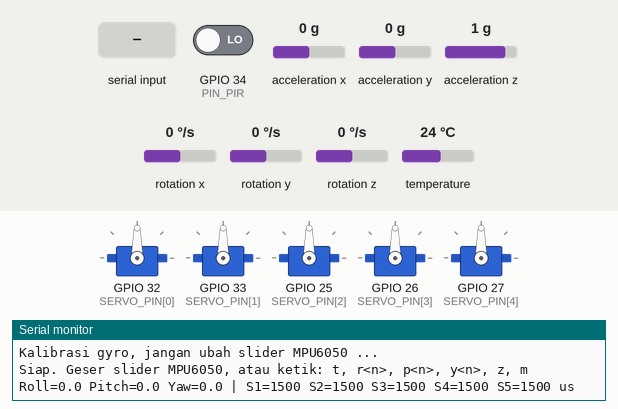
Bench run of a sketch on a simulated ESP32. Shown: 5 × servo, the last lines printed to the serial monitor. The inputs (shaded band) are chosen by the test bench; at power-on: acceleration x 0 g, acceleration z 1 g, GPIO 34 (PIN_PIR) LOW, rotation z 0 °/s, acceleration y 0 g, rotation x 0 °/s, rotation y 0 °/s, temperature 24 °C.

Above: at 2.7 s.
2.8 s: acceleration x set to -1.4 g
At 5.6 s:
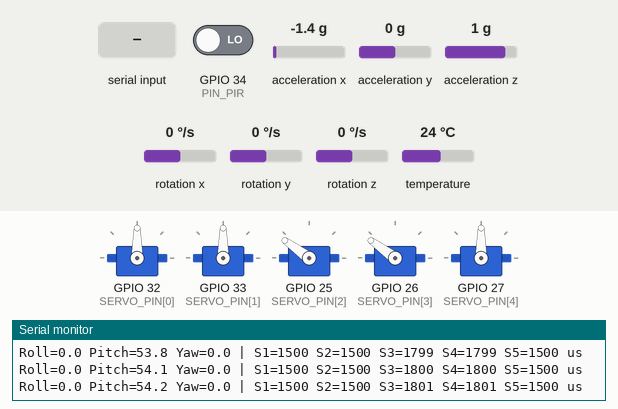
5.8 s: acceleration z set to -1.4 g
At 8.1 s:
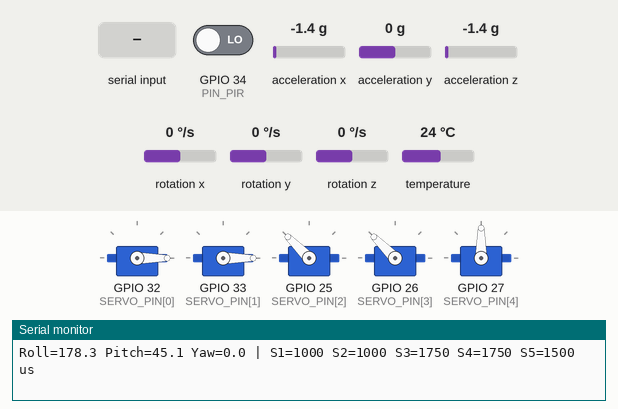
8.8 s: GPIO 34 (PIN_PIR) driven HIGH
At 9.2 s:
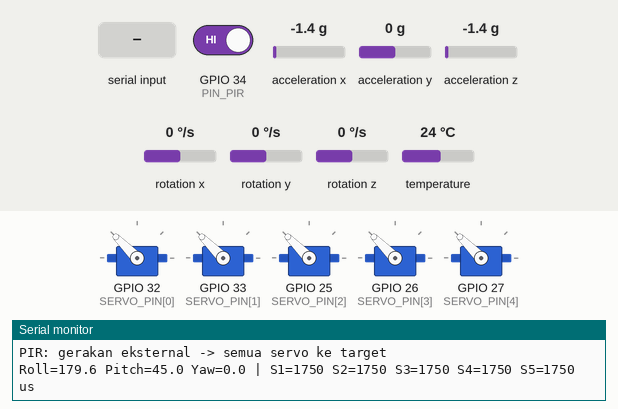
11.8 s: "t90\n" received over Serial
At 12.7 s:
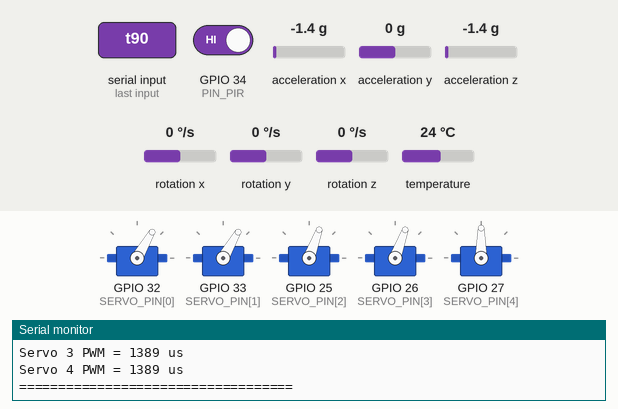
13.3 s: rotation z set to -192 °/s
At 14.0 s:
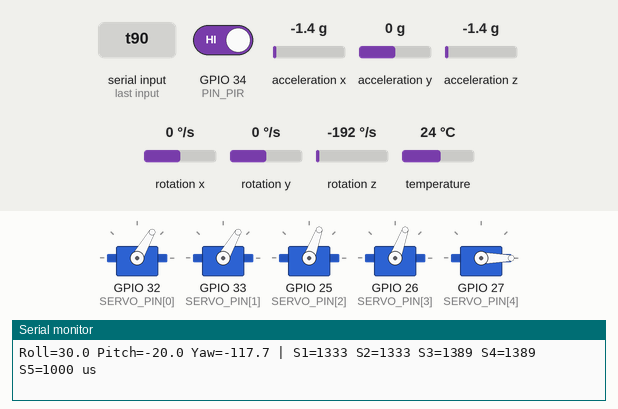
16.3 s: "z\n" received over Serial
At 17.01 s:
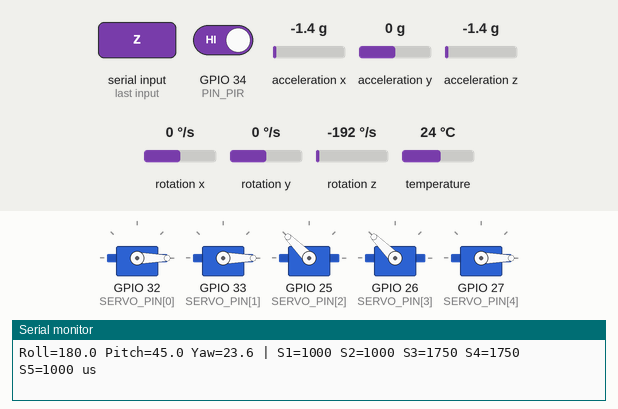
Timing chart, 0 to 66.8 s (numbered marks = the images above; inputs shaded):
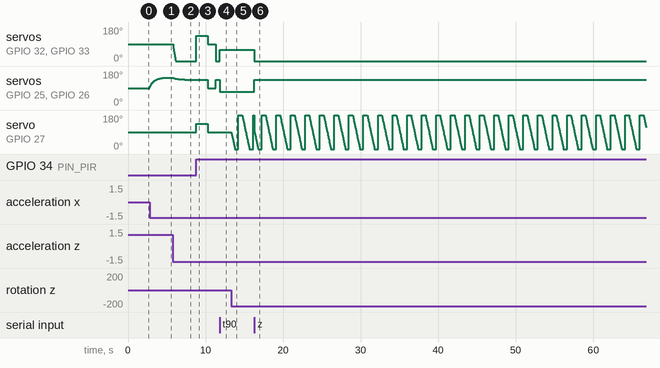

Measured:
- after the input at 2.8 s, servo on GPIO 25 (SERVO_PIN[2]), servo on GPIO 26 (SERVO_PIN[3]): moves from 90° to 144° over 2.0 s, starting at once
- after the input at 5.8 s, servo on GPIO 32 (SERVO_PIN[0]), servo on GPIO 33 (SERVO_PIN[1]): moves from 90° to 0° over 0.34 s, starting at once
- after the input at 8.8 s, servo on GPIO 32 (SERVO_PIN[0]), servo on GPIO 33 (SERVO_PIN[1]): 0° → 135° at once, → 90° 1.5 s later, → 0° 1.0 s later; servo on GPIO 25 (SERVO_PIN[2]), servo on GPIO 26 (SERVO_PIN[3]): 135° → 90° after 1.5 s, → 135° 1.0 s later; servo on GPIO 27 (SERVO_PIN[4]): 90° → 135° at once, → 90° 1.5 s later
- after the input at 11.8 s, servo on GPIO 32 (SERVO_PIN[0]), servo on GPIO 33 (SERVO_PIN[1]): 0° → 60° at once; servo on GPIO 25 (SERVO_PIN[2]), servo on GPIO 26 (SERVO_PIN[3]): 135° → 70° at once
- after the input at 13.3 s, servo on GPIO 27 (SERVO_PIN[4]): ramps from 180° to 0° and jumps back, once every 1.9 s
- after the input at 16.3 s, servo on GPIO 32 (SERVO_PIN[0]), servo on GPIO 33 (SERVO_PIN[1]): 60° → 0° at once; servo on GPIO 25 (SERVO_PIN[2]), servo on GPIO 26 (SERVO_PIN[3]): 70° → 135° at once

The sketch:

robot_imu_servo.ino
```cpp
// Nama : Fahmi Satya Haqqi
// NIM  : 26/586885/SA/25005

#include <Arduino.h>
#include <Wire.h>
#include <ESP32Servo.h>
#include <Adafruit_MPU6050.h>
#include <Adafruit_Sensor.h>

const int   SERVO_PIN[5] = {32, 33, 25, 26, 27};   // Servo 1..5
const int   PIN_PIR      = 34;

const int   PWM_MIN_US   = 1000;                   // -90 deg
const int   PWM_MID_US   = 1500;                   //   0 deg
const int   PWM_MAX_US   = 2000;                   // +90 deg

const float EXT_TARGET_DEG = 45.0f;                // target semua servo saat PIR
const unsigned long EXT_HOLD_MS   = 1500;          // lama bertahan di target
const unsigned long EXT_SETTLE_MS = 1000;          // waktu kembali ke 0

const float YAW_RATE_THR = 3.0f;                   // deg/s: di bawah ini = berhenti
const unsigned long YAW_STOP_MS   = 200;           // harus stabil selama ini
const unsigned long YAW_HOLD_MS   = 1000;          // diam 1 detik (sesuai soal)
const unsigned long YAW_SETTLE_MS = 400;           // waktu servo 5 kembali ke 0
const float YAW_DEADBAND = 1.0f;                   // deg

const float TC1_ROLL = 30.0f, TC1_PITCH = -20.0f;  // Kasus Uji 1
const float TC1_TOL  = 2.0f;                       // toleransi deteksi (deg)
const unsigned long TC1_STABLE_MS = 300;           // nilai harus stabil selama ini

const float SIGN_ROLL = 1.0f, SIGN_PITCH = 1.0f, SIGN_YAW = 1.0f;
const float ALPHA = 0.98f;                         // bobot gyro di complementary filter
const unsigned long LOOP_MS = 10;                  // periode loop (~100 Hz), non-blocking

Adafruit_MPU6050 mpu;
Servo servo[5];
int   pwmNow[5]      = {1500, 1500, 1500, 1500, 1500};
int   lastPrinted[5] = {0, 0, 0, 0, 0};

enum YawState { YAW_FOLLOW, YAW_HOLD, YAW_RETURN };
enum ExtState { EXT_IDLE, EXT_GO, EXT_RETURN };
YawState yawState = YAW_FOLLOW;
ExtState extState = EXT_IDLE;

float fRoll = 0, fPitch = 0, fYaw = 0;             // sensor
float gxBias = 0, gyBias = 0, gzBias = 0;          // bias gyro
unsigned long imuPrevUs = 0;

bool  ovRoll = false, ovPitch = false, ovYaw = false;
float vRoll = 0, vPitch = 0, vYaw = 0;

float yawRef = 0, prevYaw = 0, s5Angle = 0;
unsigned long prevMs = 0, lastYawMove = 0, yawT = 0, extT = 0, lastPrintMs = 0;
unsigned long lastTick = 0;                        // pewaktu loop non-blocking
bool pirPrev = false, pirForce = false;
bool tc1Shown = false;

float wrap180(float a) {
  while (a > 180.0f)  a -= 360.0f;
  while (a < -180.0f) a += 360.0f;
  return a;
}

int angleToUs(float deg) {
  deg = constrain(deg, -90.0f, 90.0f);
  return (int)lroundf(PWM_MID_US + deg * ((PWM_MAX_US - PWM_MID_US) / 90.0f));
}

void setServo(int i, float deg) {
  int us = angleToUs(deg);
  pwmNow[i] = us;
  servo[i].writeMicroseconds(us);
}

void setAll(float deg) {                           // semua servo serentak
  for (int i = 0; i < 5; i++) setServo(i, deg);
}

void accelAngles(const sensors_event_t &a, float &roll, float &pitch) {
  float ax = a.acceleration.x, ay = a.acceleration.y, az = a.acceleration.z;
  roll  = atan2f(ay, az) * RAD_TO_DEG;
  pitch = atan2f(-ax, sqrtf(ay * ay + az * az)) * RAD_TO_DEG;
}

void readIMU(float &roll, float &pitch, float &yaw) {
  sensors_event_t a, g, t;
  mpu.getEvent(&a, &g, &t);

  unsigned long nowUs = micros();
  float dt = (nowUs - imuPrevUs) / 1e6f;
  imuPrevUs = nowUs;
  if (dt <= 0 || dt > 0.5f) dt = 0.01f;

  float gx = (g.gyro.x - gxBias) * RAD_TO_DEG;     // deg/s
  float gy = (g.gyro.y - gyBias) * RAD_TO_DEG;
  float gz = (g.gyro.z - gzBias) * RAD_TO_DEG;
  if (fabsf(gz) < 0.5f) gz = 0;                    // redam drift yaw

  float accRoll, accPitch;
  accelAngles(a, accRoll, accPitch);

  fRoll  = ALPHA * (fRoll  + gx * dt) + (1.0f - ALPHA) * accRoll;
  fPitch = ALPHA * (fPitch + gy * dt) + (1.0f - ALPHA) * accPitch;
  fYaw   = wrap180(fYaw + gz * dt);

  roll  = SIGN_ROLL  * fRoll;
  pitch = SIGN_PITCH * fPitch;
  yaw   = SIGN_YAW   * fYaw;

  if (ovRoll)  roll  = vRoll;
  if (ovPitch) pitch = vPitch;
  if (ovYaw)   yaw   = vYaw;
}

void handleSerial() {
  if (!Serial.available()) return;
  String s = Serial.readStringUntil('\n');
  s.trim();
  if (!s.length()) return;
  char  c = tolower(s[0]);
  float v = s.substring(1).toFloat();
  switch (c) {
    case 't': ovRoll = ovPitch = true; vRoll = TC1_ROLL; vPitch = TC1_PITCH;
              tc1Shown = false;                    // izinkan blok Kasus Uji 1 tercetak lagi
              break;                               // (dicetak setelah stabil 300 ms)
    case 'r': ovRoll  = true; vRoll  = constrain(v, -90.0f, 90.0f); break;
    case 'p': ovPitch = true; vPitch = constrain(v, -90.0f, 90.0f); break;
    case 'y': ovYaw   = true; vYaw   = constrain(v, -90.0f, 90.0f); break;
    case 'm': pirForce = true; break;
    case 'z':                                      // kembali ke sensor
      ovRoll = ovPitch = ovYaw = false;
      yawRef = SIGN_YAW * fYaw; yawState = YAW_FOLLOW; lastYawMove = millis();
      Serial.println("Paksaan dihapus, membaca sensor MPU6050");
      break;
  }
}

void checkTestCase1(float roll, float pitch) {
  static unsigned long hitSince = 0;
  bool hit = fabsf(roll - TC1_ROLL) <= TC1_TOL && fabsf(pitch - TC1_PITCH) <= TC1_TOL;
  if (!hit) { hitSince = 0; tc1Shown = false; return; }
  if (hitSince == 0) hitSince = millis();
  if (!tc1Shown && millis() - hitSince >= TC1_STABLE_MS) {
    tc1Shown = true;
    Serial.println("=========== KASUS UJI 1 ===========");
    Serial.printf("Terdeteksi: Roll = %.1f deg, Pitch = %.1f deg\n", roll, pitch);
    Serial.printf("Servo 1 PWM = %d us\n", pwmNow[0]);
    Serial.printf("Servo 2 PWM = %d us\n", pwmNow[1]);
    Serial.printf("Servo 3 PWM = %d us\n", pwmNow[2]);
    Serial.printf("Servo 4 PWM = %d us\n", pwmNow[3]);
    Serial.println("===================================");
  }
}

void printStatus(float roll, float pitch, float yaw) {
  bool changed = false;
  for (int i = 0; i < 5; i++) if (pwmNow[i] != lastPrinted[i]) changed = true;
  if (!changed || millis() - lastPrintMs < 200) return;
  lastPrintMs = millis();
  for (int i = 0; i < 5; i++) lastPrinted[i] = pwmNow[i];
  Serial.printf("Roll=%.1f Pitch=%.1f Yaw=%.1f | S1=%d S2=%d S3=%d S4=%d S5=%d us\n",
                roll, pitch, yaw, pwmNow[0], pwmNow[1], pwmNow[2], pwmNow[3], pwmNow[4]);
}

void setup() {
  Serial.begin(115200);
  ESP32PWM::allocateTimer(0);
  ESP32PWM::allocateTimer(1);
  ESP32PWM::allocateTimer(2);
  ESP32PWM::allocateTimer(3);
  for (int i = 0; i < 5; i++) {
    servo[i].setPeriodHertz(50);                   // periode 20 ms
    servo[i].attach(SERVO_PIN[i], PWM_MIN_US, PWM_MAX_US);
  }
  setAll(0);                                       // posisi awal 0 deg
  pinMode(PIN_PIR, INPUT);

  Wire.begin(21, 22);                              // I2C: SDA=21, SCL=22
  Wire.setClock(400000);
  if (!mpu.begin(0x68, &Wire)) {
    Serial.println("MPU6050 tidak terdeteksi, cek wiring I2C!");
    while (true) delay(10);
  }
  mpu.setAccelerometerRange(MPU6050_RANGE_8_G);
  mpu.setGyroRange(MPU6050_RANGE_500_DEG);
  mpu.setFilterBandwidth(MPU6050_BAND_21_HZ);
  delay(100);

  Serial.println("Kalibrasi gyro, jangan ubah slider MPU6050 ...");
  const int N = 200;
  float sx = 0, sy = 0, sz = 0, ar = 0, ap = 0;
  for (int i = 0; i < N; i++) {
    sensors_event_t a, g, t;
    mpu.getEvent(&a, &g, &t);
    sx += g.gyro.x; sy += g.gyro.y; sz += g.gyro.z;
    float r, p; accelAngles(a, r, p);
    ar += r; ap += p;
    delay(5);
  }
  gxBias = sx / N; gyBias = sy / N; gzBias = sz / N;
  fRoll = ar / N;  fPitch = ap / N;  fYaw = 0;
  imuPrevUs = micros();

  Serial.println("Siap. Geser slider MPU6050, atau ketik: t, r<n>, p<n>, y<n>, z, m");
  float r, p, y;
  readIMU(r, p, y);
  yawRef = y; prevYaw = y; prevMs = millis();
}

void loop() {
  unsigned long now = millis();
  if (now - lastTick < LOOP_MS) return;            // tanpa delay()
  lastTick = now;
  handleSerial();

  float roll, pitch, yaw;
  readIMU(roll, pitch, yaw);

  float dt = (now - prevMs) / 1000.0f;
  float yawRate = (dt > 0) ? wrap180(yaw - prevYaw) / dt : 0;
  prevYaw = yaw; prevMs = now;

  bool pirNow = digitalRead(PIN_PIR) || pirForce;
  pirForce = false;
  if (pirNow && !pirPrev && extState == EXT_IDLE) {
    extState = EXT_GO; extT = now;
    setAll(EXT_TARGET_DEG);
    Serial.println("PIR: gerakan eksternal -> semua servo ke target");
  }
  pirPrev = pirNow;

  if (extState != EXT_IDLE) {
    if (extState == EXT_GO && now - extT >= EXT_HOLD_MS) {
      setAll(0); extState = EXT_RETURN; extT = now;
    } else if (extState == EXT_RETURN && now - extT >= EXT_SETTLE_MS) {
      extState = EXT_IDLE;
      yawRef = yaw; yawState = YAW_FOLLOW; lastYawMove = now;
      s5Angle = 0;
    }
    printStatus(roll, pitch, yaw);
    return;
  }

  setServo(0, -roll);
  setServo(1, -roll);

  setServo(2, pitch);
  setServo(3, pitch);

  checkTestCase1(roll, pitch);

  switch (yawState) {
    case YAW_FOLLOW:                               // ikut rotasi yaw
      s5Angle = constrain(wrap180(yaw - yawRef), -90.0f, 90.0f);
      setServo(4, s5Angle);
      if (fabsf(yawRate) > YAW_RATE_THR) lastYawMove = now;
      if (fabsf(s5Angle) > YAW_DEADBAND && now - lastYawMove >= YAW_STOP_MS) {
        yawState = YAW_HOLD; yawT = now;
        Serial.printf("[%lu ms] KASUS UJI 2: yaw berhenti, Servo 5 diam di %d us, tunda 1 detik\n",
                      now, pwmNow[4]);
      }
      break;
    case YAW_HOLD:                                 // diam 1 detik, sensor diabaikan
      if (now - yawT >= YAW_HOLD_MS) {
        unsigned long waited = now - yawT;         // lama tunda sebenarnya
        setServo(4, 0); yawState = YAW_RETURN; yawT = now;
        Serial.printf("[%lu ms] KASUS UJI 2: Servo 5 kembali ke 0 deg, PWM = %d us (tunda %lu ms)\n",
                      now, pwmNow[4], waited);
      }
      break;
    case YAW_RETURN:                               // beri waktu servo, sensor diabaikan
      if (now - yawT >= YAW_SETTLE_MS) {
        yawRef = yaw; yawState = YAW_FOLLOW; lastYawMove = now;
      }
      break;
  }

  printStatus(roll, pitch, yaw);
}
```
